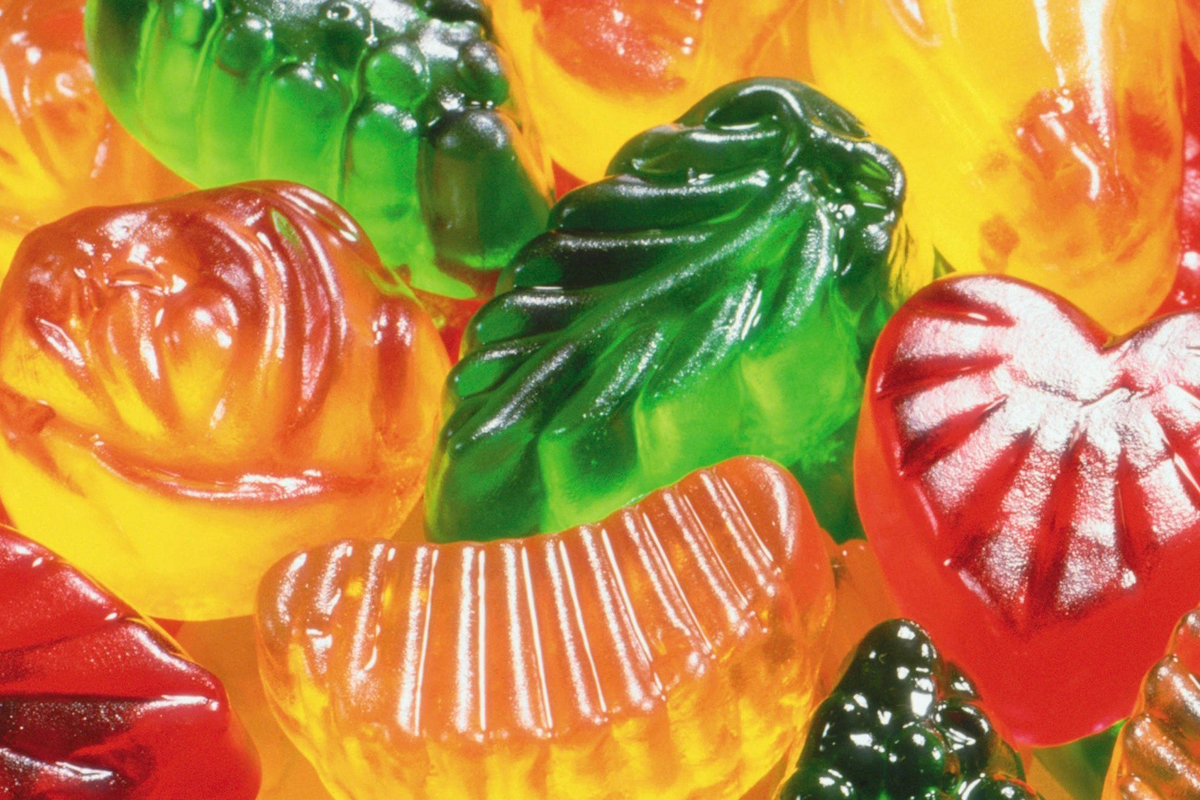
#> input picture Class/Spatial_LowHigh/candy.png, 1200 x 800 px
$ jupyter execute --allow-errors block_viewing.ipynb   (shell and % lines are left out)   (older library calls are emulated)
#> lines starting #> are read from the running program, lines starting #| are printed output that depends on the picture
# Block-wise viewing of an Image
Stough, DIP

Through spatial filtering we have been looking at ways of understanding the local neighborhood of a pixel. We saw that a low-pass spatial filter such as a Gaussian can give us some kind of weighted average of the local neighborhood, while the high-pass (e.g., Laplacian) tells us the degree to which a pixel is on an edge, or the edginess of the neighborhood.

## Block Transforms
To simplify our studies, we're going to start splitting up the image into non-overlapping square blocks. That way, instead of having a different local neighborhood for each pixel, we'll now have every pixel within a block sharing the local neighborhood. Let's see what we mean.

- [View as blocks](https://scikit-image.org/docs/dev/api/skimage.util.html#skimage.util.view_as_blocks)
- [Montage](https://scikit-image.org/docs/0.7.0/api/skimage.util.montage.html#)
- [Online example of usage](https://scikit-image.org/docs/dev/auto_examples/numpy_operations/plot_view_as_blocks.html)

[cell 1]
import matplotlib.pyplot as plt
import numpy as np
from skimage.util import view_as_blocks
from skimage.util import montage

[cell 2]
def normImage(I):
    I = I.copy() - I.min()
    I = I/I.max()
    return I

def arrInfo(I):
    return I.shape, I.min(), I.max(), I.dtype

[cell 3]
# Load an image
I = plt.imread('candy.png')
#> I is the input picture: shape (800, 1200, 3) float32; mean R, G, B 0.721, 0.536, 0.262
arrInfo(I)

&nbsp;
## Split the image into 8x8x3 blocks

[cell 4]
block_shape = (8, 8, 3)
view = view_as_blocks(I, block_shape=block_shape)

[cell 5]
view.shape
#> Out = (100, 150, 1, 8, 8, 3)

[cell 6]
# We'll reshape the view so we can process the blocks in a single dimension.
view = np.squeeze(view)

blockView = view.reshape([view.shape[0]*view.shape[1]] + list(view.shape[2:]))
print(blockView.shape)
#| (15000, 8, 8, 3)

&nbsp;

## Let's replace each block with its mean color
Study the below loop. I know I said we'd avoid looping over pixels, but I kind of lied. Here, we're looping over 8x8 blocks, which is okay :-P

Think about how we can compute almost anything about a block inside this loop,

[cell 7]
newImageBlocks = np.zeros(blockView.shape)

for i, block in enumerate(blockView):
    bT = np.mean(block, axis=(0,1)) # Some transform of the block
    # bT is a (3,) array of the average color of the block
    # This line sets each of the 8x8 pixels to be the (1,1,3) version of the bT
    newImageBlocks[i][:] = np.reshape(bT, (1,1,3))
#> this loop made 15000 passes
#> bT on passes 1 to 3: [0.87, 0.453, 0.171], [0.834, 0.412, 0.144], [0.836, 0.39, 0.12]

[cell 8]
# Use montage to put the blocks back together.
I_mean = montage(newImageBlocks, grid_shape=[view.shape[0], view.shape[1]], multichannel=True)
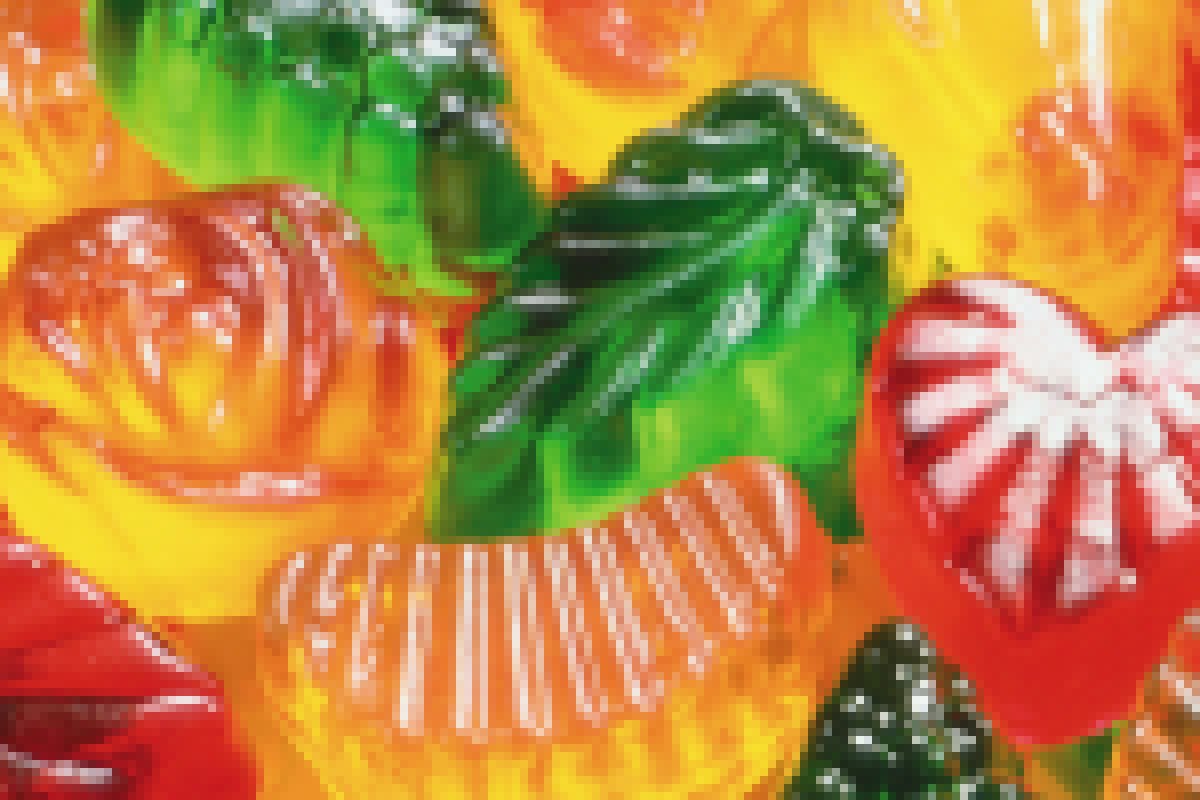
#> I_mean: shape (800, 1200, 3) float64; mean of channels 0, 1, 2 0.722, 0.536, 0.261; drawn as R, G, B

[cell 9]
arrInfo(I_mean)

&nbsp;

## Visualize the image and its mean reconstruction

[cell 10]
f, ax = plt.subplots(1,2, figsize=(7,3), sharex=True, sharey=True)
ax[0].imshow(I)
ax[0].set_title('Original Image')
ax[1].imshow(I_mean)
ax[1].set_title('Mean Reconstruction')
plt.tight_layout()
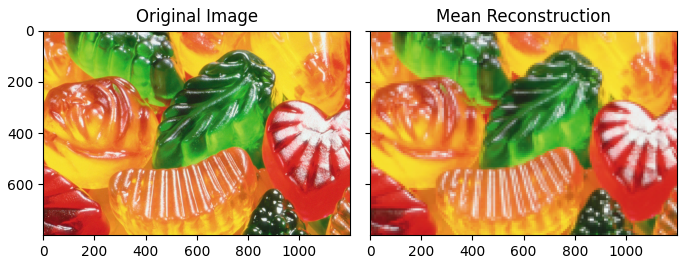
#> figure drawn by matplotlib, 2 panels

&nbsp;

## Characterizing the information in a block
In the above we've replaced the 64 colors within a block with just one color. But then, if you don't zoom in too much, notice that we didn't lose a lot of what matters about the image. In fact, if you could keep just one piece of information about a block, you could do a lot worse than the mean.

In fact what we just did is 64:1 lossy compression of the image. That's great, but with quite a bit of loss. Maybe we could keep more information in places where it matters, and less in places where it doesn't.

[cell 11]
(1,1)[0]

[cell 12]
'''
myFucntion takes an image I and a block_shape which is a tuple (8,8)
and will return a lossy compression of the image using the blocks mean
'''
def myFunction(I, block_shape):
    block_shape = (block_shape[0], block_shape[1], 3)
    view = view_as_blocks(I, block_shape=block_shape)
    # We'll reshape the view so we can process the blocks in a single dimension.
    view = np.squeeze(view)

    blockView = view.reshape([view.shape[0]*view.shape[1]] + list(view.shape[2:]))
    print(blockView.shape)

    newImageBlocks = np.zeros(blockView.shape)

    for i, block in enumerate(blockView):
        bT = np.mean(block, axis=(0,1)) # Some transform of the block
        # bT is a (3,) array of the average color of the block
        # This line sets each of the 8x8 pixels to be the (1,1,3) version of the bT
        newImageBlocks[i][:] = np.reshape(bT, (1,1,3))
    I_mean = montage(newImageBlocks, grid_shape=[view.shape[0], view.shape[1]], multichannel=True)
    return I_mean

#> (a cell that did not finish here is left out)

[cell 14]
def block_transform(I, block_shape,transform='mean'):
#> called with block_shape = (8, 8), transform = 'median'
    block_shape = (block_shape[0], block_shape[1], 3)
    view = view_as_blocks(I, block_shape=block_shape)
    # We'll reshape the view so we can process the blocks in a single dimension.
    view = np.squeeze(view)

    blockView = view.reshape([view.shape[0]*view.shape[1]] + list(view.shape[2:]))
    print(blockView.shape)
#| (15000, 8, 8, 3)

    newImageBlocks = np.zeros(blockView.shape)

    for i, block in enumerate(blockView):
        if(transform=='mean'):
            bT = np.mean(block, axis=(0,1)) # Mean transform of the block
        elif(transform == 'max'):
            bT = np.max(block, axis=(0,1)) # Some transform of the block
        elif(transform =="median"):
            bT = np.median(block, axis=(0,1))
        elif(transform == "min"):
             bT= np.min(block,axis=(0,1))
        else:
            print("Unknown transform returning -1")
            return -1
        # bT is a (3,) array of the average color of the block
        # This line sets each of the 8x8 pixels to be the (1,1,3) version of the bT
        newImageBlocks[i][:] = np.reshape(bT, (1,1,3))
#> this loop made 15000 passes
#> bT on passes 1 to 12: [0.871, 0.455, 0.165], [0.831, 0.4, 0.137], [0.839, 0.388, 0.114], [0.851, 0.416, 0.198], [0.839, 0.38, 0.141], [0.843, 0.369, 0.129], [0.843, 0.369, 0.129], [0.847, 0.386, 0.137], [0.859, 0.408, 0.147], [0.867, 0.425, 0.157], [0.843, 0.537, 0.216], [0.569, 0.749, 0.178]
    I_max = montage(newImageBlocks, grid_shape=[view.shape[0], view.shape[1]], multichannel=True)
    return I_max

[cell 15]
f, ax = plt.subplots(1,4, sharex=True, sharey=True)
ax[0].imshow(I)
ax[0].set_title("Original")
ax[1].imshow(block_transform(I,(8,8),"median"))
ax[1].set_title("Median")
ax[2].imshow(block_transform(I,(8,8),"max"))
#> call 2 of block_transform, with block_shape = (8, 8), transform = 'max'
#| (15000, 8, 8, 3)
#> the loop in block_transform (call 2), `for i, block in enumerate(blockView):` made 15000 passes
#> bT on passes 1 to 12: [0.906, 0.502, 0.247], [0.894, 0.478, 0.196], [0.855, 0.427, 0.196], [0.906, 0.482, 0.29], [0.867, 0.427, 0.224], [0.875, 0.384, 0.176], [0.867, 0.388, 0.149], [0.867, 0.416, 0.161], [0.882, 0.431, 0.18], [0.91, 0.486, 0.255], [0.91, 0.769, 0.471], [0.663, 0.8, 0.255]
#> in block_transform (call 2), `I_max = montage(newImageBlocks, grid_shape=[view.shape[0], view.shape[..`:
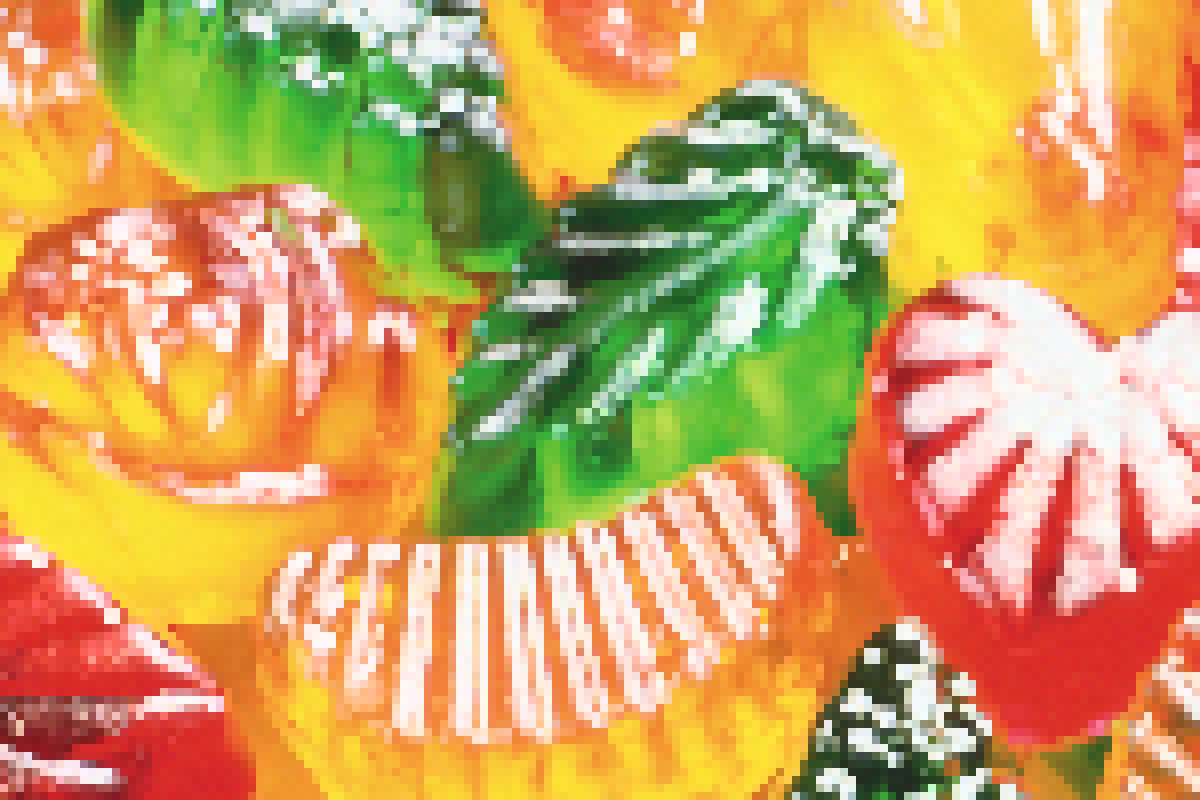
#> I_max: shape (800, 1200, 3) float64; mean of channels 0, 1, 2 0.802, 0.643, 0.374; drawn as R, G, B
ax[2].set_title("Max")
ax[3].imshow(block_transform(I,(8,8),"min"))
#> call 3 of block_transform, with block_shape = (8, 8), transform = 'min'
#| (15000, 8, 8, 3)
#> the loop in block_transform (call 3), `for i, block in enumerate(blockView):` made 15000 passes
#> bT on passes 1 to 12: [0.824, 0.412, 0.125], [0.804, 0.38, 0.106], [0.812, 0.369, 0.0863], [0.816, 0.373, 0.11], [0.816, 0.361, 0.11], [0.816, 0.353, 0.106], [0.827, 0.349, 0.11], [0.82, 0.365, 0.0941], [0.835, 0.376, 0.122], [0.843, 0.4, 0.133], [0.608, 0.443, 0.165], [0.51, 0.69, 0.125]
#> in block_transform (call 3), `I_max = montage(newImageBlocks, grid_shape=[view.shape[0], view.shape[..`:
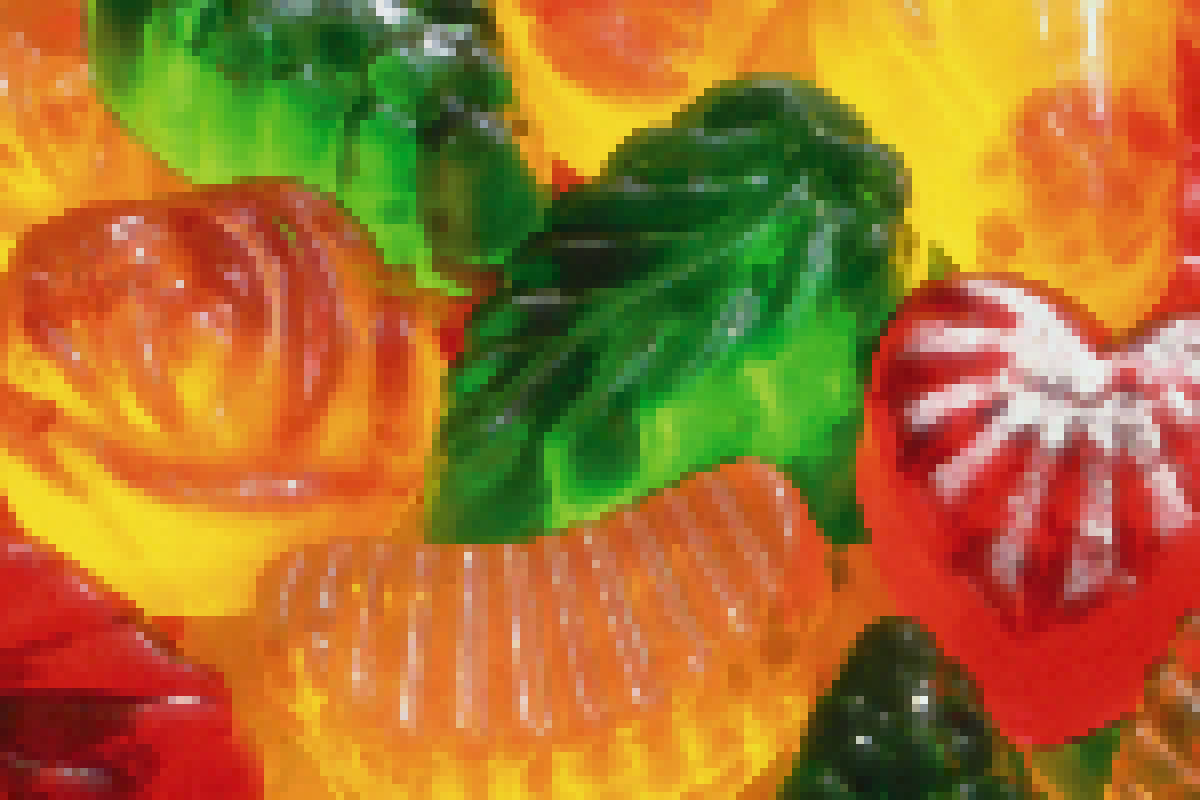
#> I_max: shape (800, 1200, 3) float64; mean of channels 0, 1, 2 0.654, 0.451, 0.176; drawn as R, G, B
ax[3].set_title("Min")

[cell 16]
f, ax = plt.subplots(1,3, sharex=True, sharey=True)
ax[0].imshow(I)
ax[0].set_title("Original")
ax[1].imshow(block_transform(I,(8,8),"mean"))
#| (15000, 8, 8, 3)
ax[1].set_title("8x8 mean")
ax[2].imshow(block_transform(I,(4,4),"mean"))
#| (60000, 4, 4, 3)
ax[2].set_title("4x4 mean")

$ run again, with Class/Spatial_LowHigh/cat.jpg saved as Class/Spatial_LowHigh/candy.png
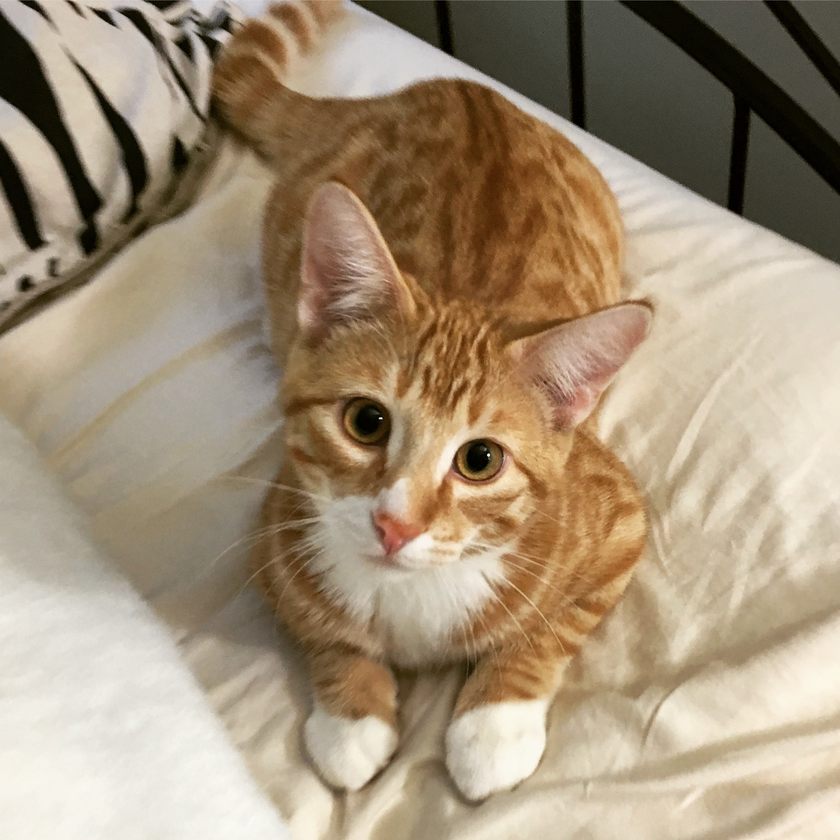
#> input picture Class/Spatial_LowHigh/cat.jpg, 840 x 840 px, shrunk from 2187 x 2187 before the run
#> I is the input picture: shape (840, 840, 3) float32; mean R, G, B 0.639, 0.57, 0.475
#| (11025, 8, 8, 3)
#> the loop `for i, block in enumerate(blockView):` made 11025 passes
#> bT on passes 1 to 3: [0.75, 0.725, 0.71], [0.766, 0.735, 0.72], [0.615, 0.588, 0.57]
#> `[cell 10] f, ax = plt.subplots(1,2, figsize=(7,3), sharex=True, sharey..`:
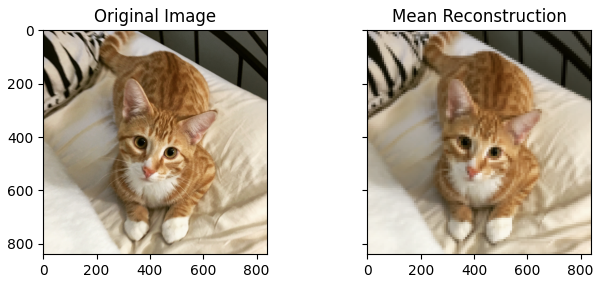
#> figure drawn by matplotlib, 2 panels
#| (11025, 8, 8, 3)
#> the loop in block_transform, `for i, block in enumerate(blockView):` made 11025 passes
#> bT on passes 1 to 8: [0.757, 0.733, 0.718], [0.763, 0.733, 0.718], [0.749, 0.716, 0.706], [0.0824, 0.0745, 0.0314], [0.122, 0.106, 0.049], [0.831, 0.769, 0.718], [0.839, 0.784, 0.722], [0.827, 0.773, 0.71]
#| (11025, 8, 8, 3)
#> the loop in block_transform (call 2), `for i, block in enumerate(blockView):` made 11025 passes
#> bT on passes 1 to 8: [0.8, 0.769, 0.757], [0.8, 0.773, 0.757], [0.776, 0.741, 0.733], [0.765, 0.749, 0.737], [0.82, 0.784, 0.773], [0.867, 0.812, 0.776], [0.859, 0.808, 0.745], [0.851, 0.8, 0.737]
#| (11025, 8, 8, 3)
#> the loop in block_transform (call 3), `for i, block in enumerate(blockView):` made 11025 passes
#> bT on passes 1 to 8: [0.592, 0.561, 0.537], [0.745, 0.718, 0.698], [0.0235, 0.0196, 0], [0.0314, 0.0157, 0], [0.0392, 0.0275, 0], [0.294, 0.251, 0.196], [0.82, 0.757, 0.694], [0.733, 0.671, 0.608]
#> in block_transform (call 3), `I_max = montage(newImageBlocks, grid_shape=[view.shape[0], view.shape[..`:
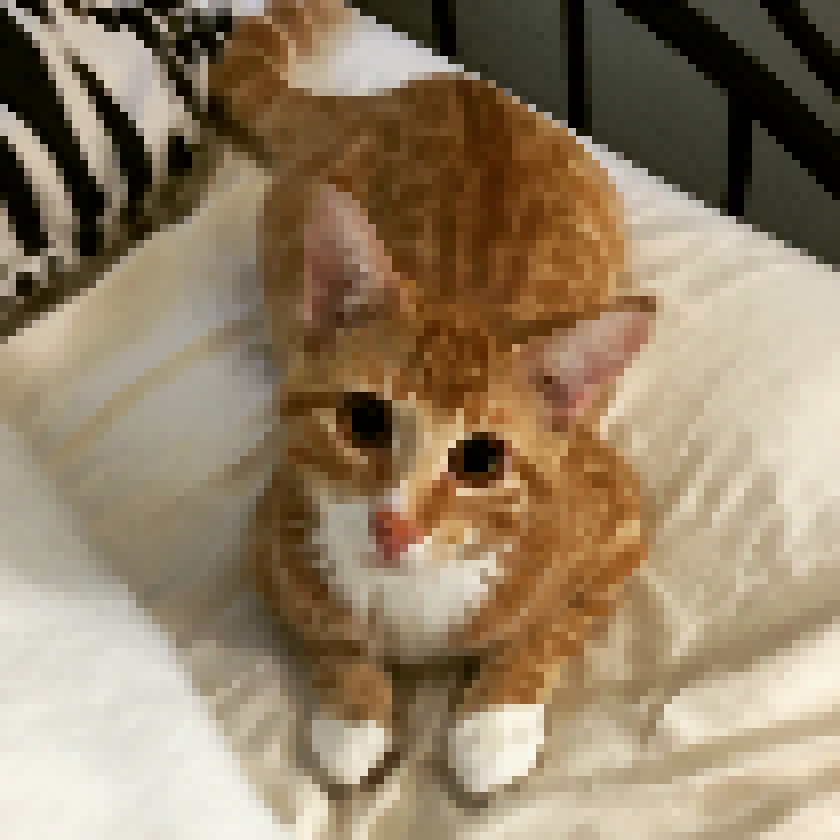
#> I_max: shape (840, 840, 3) float64; mean of channels 0, 1, 2 0.578, 0.506, 0.409; drawn as R, G, B
#| (11025, 8, 8, 3)
#| (44100, 4, 4, 3)
